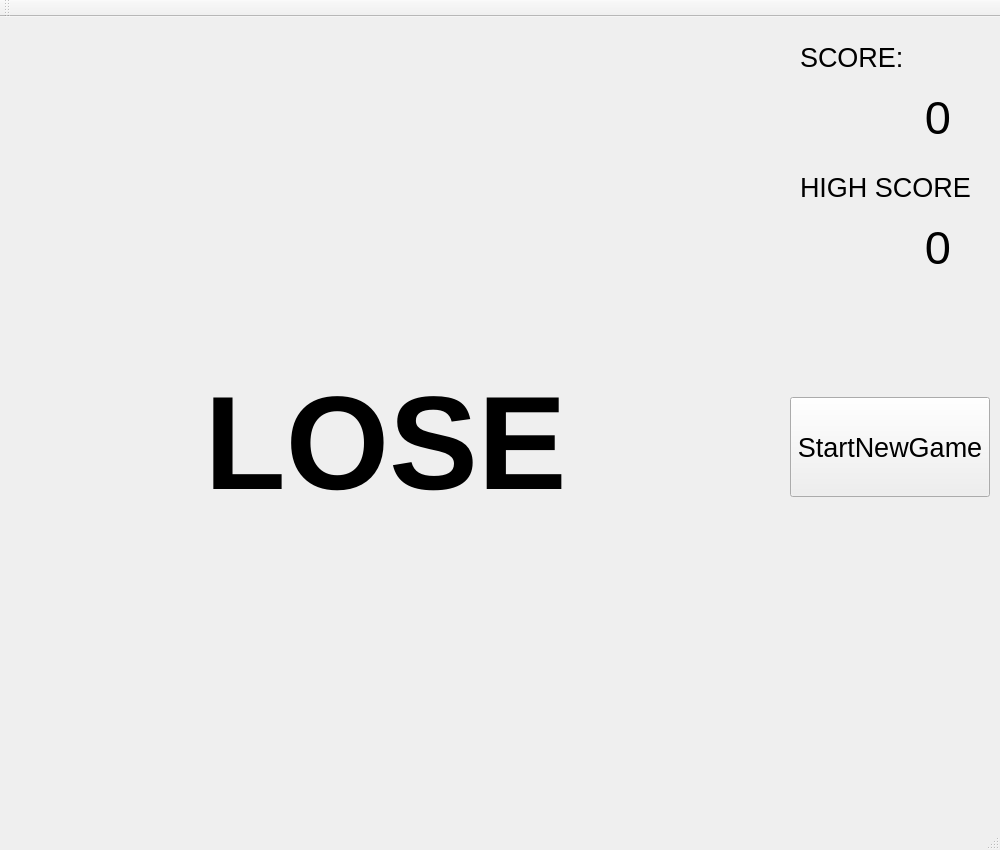
<?xml version="1.0" encoding="UTF-8"?>
<ui version="4.0">
 <class>MainWindow</class>
 <widget class="QMainWindow" name="MainWindow">
  <property name="geometry">
   <rect>
    <x>0</x>
    <y>0</y>
    <width>1000</width>
    <height>850</height>
   </rect>
  </property>
  <property name="windowTitle">
   <string>MainWindow</string>
  </property>
  <widget class="QWidget" name="centralWidget">
   <widget class="QGraphicsView" name="graphicsView">
    <property name="geometry">
     <rect>
      <x>10</x>
      <y>10</y>
      <width>761</width>
      <height>842</height>
     </rect>
    </property>
   </widget>
   <widget class="QWidget" name="widget" native="true">
    <property name="geometry">
     <rect>
      <x>10</x>
      <y>10</y>
      <width>761</width>
      <height>842</height>
     </rect>
    </property>
    <widget class="QLabel" name="pacman_b">
     <property name="geometry">
      <rect>
       <x>630</x>
       <y>60</y>
       <width>91</width>
       <height>50</height>
      </rect>
     </property>
     <property name="text">
      <string>PACMAN_B</string>
     </property>
    </widget>
    <widget class="QLabel" name="pacman">
     <property name="geometry">
      <rect>
       <x>630</x>
       <y>130</y>
       <width>81</width>
       <height>50</height>
      </rect>
     </property>
     <property name="text">
      <string>PACMAN</string>
     </property>
    </widget>
    <widget class="QLabel" name="blinky">
     <property name="geometry">
      <rect>
       <x>630</x>
       <y>200</y>
       <width>91</width>
       <height>50</height>
      </rect>
     </property>
     <property name="text">
      <string>BLINKY</string>
     </property>
    </widget>
    <widget class="QLabel" name="blinky_b">
     <property name="geometry">
      <rect>
       <x>630</x>
       <y>270</y>
       <width>91</width>
       <height>50</height>
      </rect>
     </property>
     <property name="text">
      <string>BLINKY_B</string>
     </property>
    </widget>
    <widget class="QLabel" name="pinky">
     <property name="geometry">
      <rect>
       <x>630</x>
       <y>330</y>
       <width>91</width>
       <height>50</height>
      </rect>
     </property>
     <property name="text">
      <string>PINKY</string>
     </property>
    </widget>
    <widget class="QLabel" name="pinky_b">
     <property name="geometry">
      <rect>
       <x>630</x>
       <y>400</y>
       <width>91</width>
       <height>50</height>
      </rect>
     </property>
     <property name="text">
      <string>PINKY_B</string>
     </property>
    </widget>
    <widget class="QLabel" name="inky_b">
     <property name="geometry">
      <rect>
       <x>630</x>
       <y>540</y>
       <width>91</width>
       <height>50</height>
      </rect>
     </property>
     <property name="text">
      <string>INKY_B</string>
     </property>
    </widget>
    <widget class="QLabel" name="inky">
     <property name="geometry">
      <rect>
       <x>630</x>
       <y>470</y>
       <width>91</width>
       <height>50</height>
      </rect>
     </property>
     <property name="text">
      <string>INKY</string>
     </property>
    </widget>
    <widget class="QLabel" name="clyde">
     <property name="geometry">
      <rect>
       <x>630</x>
       <y>610</y>
       <width>91</width>
       <height>50</height>
      </rect>
     </property>
     <property name="text">
      <string>CLYDE</string>
     </property>
    </widget>
    <widget class="QLabel" name="clyde_b">
     <property name="geometry">
      <rect>
       <x>630</x>
       <y>680</y>
       <width>91</width>
       <height>50</height>
      </rect>
     </property>
     <property name="text">
      <string>CLYDE_B</string>
     </property>
    </widget>
   </widget>
   <widget class="QLabel" name="DashBoard_title">
    <property name="geometry">
     <rect>
      <x>800</x>
      <y>0</y>
      <width>171</width>
      <height>81</height>
     </rect>
    </property>
    <property name="font">
     <font>
      <pointsize>20</pointsize>
     </font>
    </property>
    <property name="text">
     <string>SCORE:</string>
    </property>
   </widget>
   <widget class="QLabel" name="DashBoard_score">
    <property name="geometry">
     <rect>
      <x>790</x>
      <y>70</y>
      <width>161</width>
      <height>61</height>
     </rect>
    </property>
    <property name="font">
     <font>
      <pointsize>35</pointsize>
     </font>
    </property>
    <property name="text">
     <string>0</string>
    </property>
    <property name="alignment">
     <set>Qt::AlignRight|Qt::AlignTrailing|Qt::AlignVCenter</set>
    </property>
   </widget>
   <widget class="QLabel" name="win">
    <property name="geometry">
     <rect>
      <x>0</x>
      <y>0</y>
      <width>771</width>
      <height>852</height>
     </rect>
    </property>
    <property name="font">
     <font>
      <pointsize>100</pointsize>
      <weight>75</weight>
      <italic>false</italic>
      <bold>true</bold>
      <underline>false</underline>
      <strikeout>false</strikeout>
     </font>
    </property>
    <property name="autoFillBackground">
     <bool>true</bool>
    </property>
    <property name="text">
     <string>WIN</string>
    </property>
    <property name="alignment">
     <set>Qt::AlignCenter</set>
    </property>
   </widget>
   <widget class="QLabel" name="lose">
    <property name="geometry">
     <rect>
      <x>0</x>
      <y>0</y>
      <width>771</width>
      <height>852</height>
     </rect>
    </property>
    <property name="font">
     <font>
      <pointsize>100</pointsize>
      <weight>75</weight>
      <italic>false</italic>
      <bold>true</bold>
      <underline>false</underline>
      <strikeout>false</strikeout>
     </font>
    </property>
    <property name="autoFillBackground">
     <bool>true</bool>
    </property>
    <property name="text">
     <string>LOSE</string>
    </property>
    <property name="alignment">
     <set>Qt::AlignCenter</set>
    </property>
   </widget>
   <widget class="QPushButton" name="Start">
    <property name="geometry">
     <rect>
      <x>790</x>
      <y>380</y>
      <width>200</width>
      <height>100</height>
     </rect>
    </property>
    <property name="font">
     <font>
      <pointsize>20</pointsize>
     </font>
    </property>
    <property name="text">
     <string>StartNewGame</string>
    </property>
   </widget>
   <widget class="QLabel" name="Count_down">
    <property name="geometry">
     <rect>
      <x>850</x>
      <y>650</y>
      <width>100</width>
      <height>100</height>
     </rect>
    </property>
    <property name="font">
     <font>
      <pointsize>30</pointsize>
     </font>
    </property>
    <property name="text">
     <string/>
    </property>
    <property name="alignment">
     <set>Qt::AlignCenter</set>
    </property>
   </widget>
   <widget class="QLabel" name="Highscore_score">
    <property name="geometry">
     <rect>
      <x>790</x>
      <y>200</y>
      <width>161</width>
      <height>61</height>
     </rect>
    </property>
    <property name="font">
     <font>
      <pointsize>35</pointsize>
     </font>
    </property>
    <property name="text">
     <string>0</string>
    </property>
    <property name="alignment">
     <set>Qt::AlignRight|Qt::AlignTrailing|Qt::AlignVCenter</set>
    </property>
   </widget>
   <widget class="QLabel" name="Highscore_title">
    <property name="geometry">
     <rect>
      <x>800</x>
      <y>130</y>
      <width>171</width>
      <height>81</height>
     </rect>
    </property>
    <property name="font">
     <font>
      <pointsize>20</pointsize>
     </font>
    </property>
    <property name="text">
     <string>HIGH SCORE:</string>
    </property>
   </widget>
  </widget>
  <widget class="QMenuBar" name="menuBar">
   <property name="geometry">
    <rect>
     <x>0</x>
     <y>0</y>
     <width>1000</width>
     <height>22</height>
    </rect>
   </property>
  </widget>
  <widget class="QToolBar" name="mainToolBar">
   <attribute name="toolBarArea">
    <enum>TopToolBarArea</enum>
   </attribute>
   <attribute name="toolBarBreak">
    <bool>false</bool>
   </attribute>
  </widget>
  <widget class="QStatusBar" name="statusBar"/>
 </widget>
 <layoutdefault spacing="6" margin="11"/>
 <resources/>
 <connections/>
</ui>
